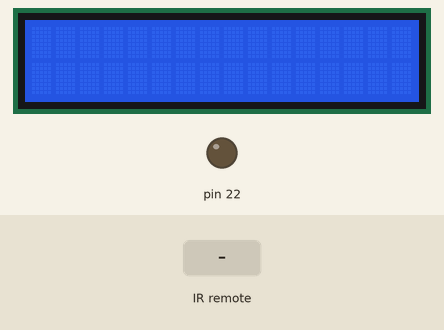
Bench run of a sketch on a simulated Arduino Mega 2560, built with avr-gcc and run on an emulated ATmega2560. Parts: 16×2 character LCD, output pins drawn as LEDs (lit = HIGH). The test bench sets the inputs (shaded band).

Above: at 1.2 s.
1.3 s: infrared code 0xFF02FD received
At 1.6 s:
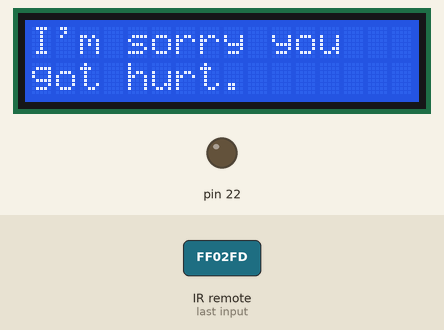
At 6.8 s:
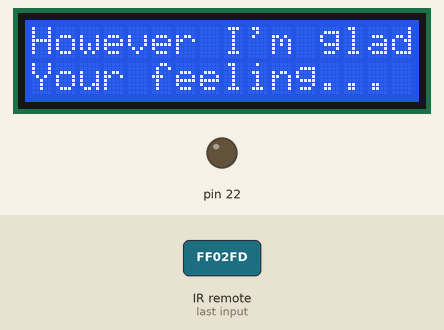
Timing chart, 0 to 8.3 s (numbered marks = the images above; inputs shaded):
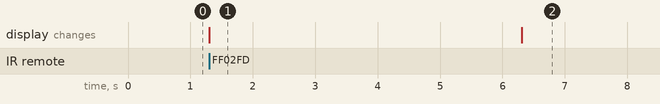

Measured:
- after the input at 1.3 s, the display: changes at once (image 1)
- what the display in image 1 shows lasts 5.0 s, from 1.3 s to 6.3 s

The sketch:

for_eve_when_she_hit_her_head_really_hard.ino
```cpp
#include <LiquidCrystal.h>

#include "IRremote.h"

LiquidCrystal lcd(6, 7, 8, 9, 10, 11);

int receiver = 26; // Signal Pin of IR receiver to Arduino Digital Pin 11

/*-----( Declare objects )-----*/
IRrecv irrecv(receiver);     // create instance of 'irrecv'
decode_results results;
boolean yn = false;
void translateIR() // takes action based on IR code received

// describing Remote IR codes

//function variables


{

  if (results.value == 0xFF02FD){
    if (yn == false) {
      yn = true;
    } else {
      yn = false;
    }
  }


 // Do not get immediate repeat


} //END translateIR


void setup() {
  // put your setup code here, to run once:

  lcd.begin(16, 2);
  irrecv.enableIRIn();
  pinMode(22,OUTPUT);
}

void loop() {
  // put your main code here, to run repeatedly:
  if (irrecv.decode(&results)) // have we received an IR signal?

  {
    translateIR();
    irrecv.resume(); // receive the next value
  }
  if (yn == true){
    lcd.setCursor(0,0);
    lcd.print("I'm sorry you ");
    lcd.setCursor(0,1);
    lcd.print("got hurt.");
    delay(5000);
    lcd.clear();
    lcd.print("However I'm glad ");
    lcd.setCursor(0,1);
    lcd.print("Your feeling...");
    delay(5000);
    lcd.clear();
    lcd.print("Better !!!");
    delay(3000);
    lcd.clear();
    lcd.print(":-)");
    delay(2500);
    lcd.clear();
    yn = false;
  }
}
```
